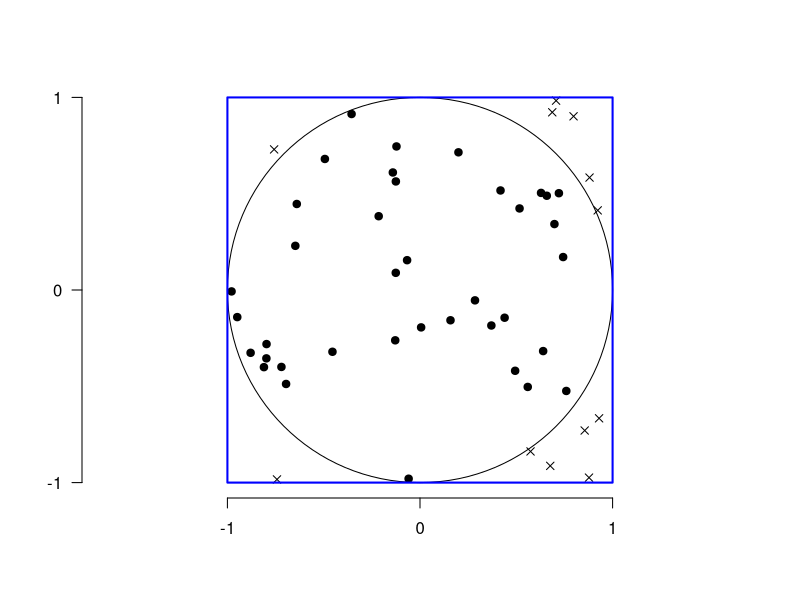
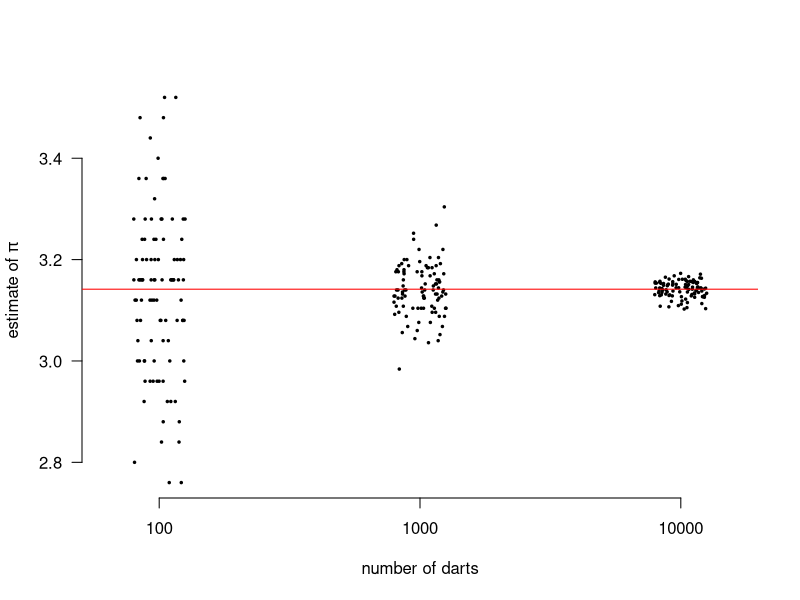

Generate these figures, in order, with R:
## ---- chunk 1
require(knitr)
require(xtable)
opts_chunk$set(cache=FALSE)      # $ (dollar needed by Emacs.)
## ---- chunk 2
r <- 1
n <- 50
par(las=1)
plot(NA, xlim=c(-r,r), ylim=c(-r,r), asp=1, bty='n',
     xaxt='n', yaxt='n', xlab='', ylab='')
axis(1, at=c(-r,0,r)); axis(2, at=c(-r,0,r))
symbols(x=0, y=0, circles=r, inch=F, add=T)
x <- runif(n, -r, r);  y <- runif(n, -r, r)
inside <- (x^2 + y^2) < r^2
d <- sum(inside)
points(x, y, pch=ifelse(inside, 19, 4))
rect(-r, -r, r, r, border='blue', lwd=2)
## ---- chunk 3
estimate.pi <- function(n=1000) {
  ## Return an estimate of PI using dartboard 
  ## method with N trials.
  r <- 1 ## radius of dartboard
  x <- runif(n, min=-r, max=r)
  y <- runif(n, min=-r, max=r)
  l <- sqrt(x^2 + y^2)
  d <- sum(l<r)
  4*d/n
}
## ---- chunk 4
replicate(9, estimate.pi())
## ---- chunk 5
ns <- 10^c(2,3,4)
res <- lapply(ns, function(n) replicate(99, estimate.pi(n)))
par(las=1, bty='n')
stripchart(res, method="jitter", group.names=ns, 
           xlab="number of darts",
           ylab=expression(paste('estimate of ', pi)),
           vert=TRUE, pch=20, cex=0.5)
abline(h=pi, col='red')
## ---- chunk 6
df = data.frame(name=c("joe", "ann", "bob"),
  age=c(19, 24, 27),
  height=c(1.8, 1.75, 1.7))
df
## ---- chunk 7
kable(df, booktabs=TRUE, caption="Example output from xtable")
